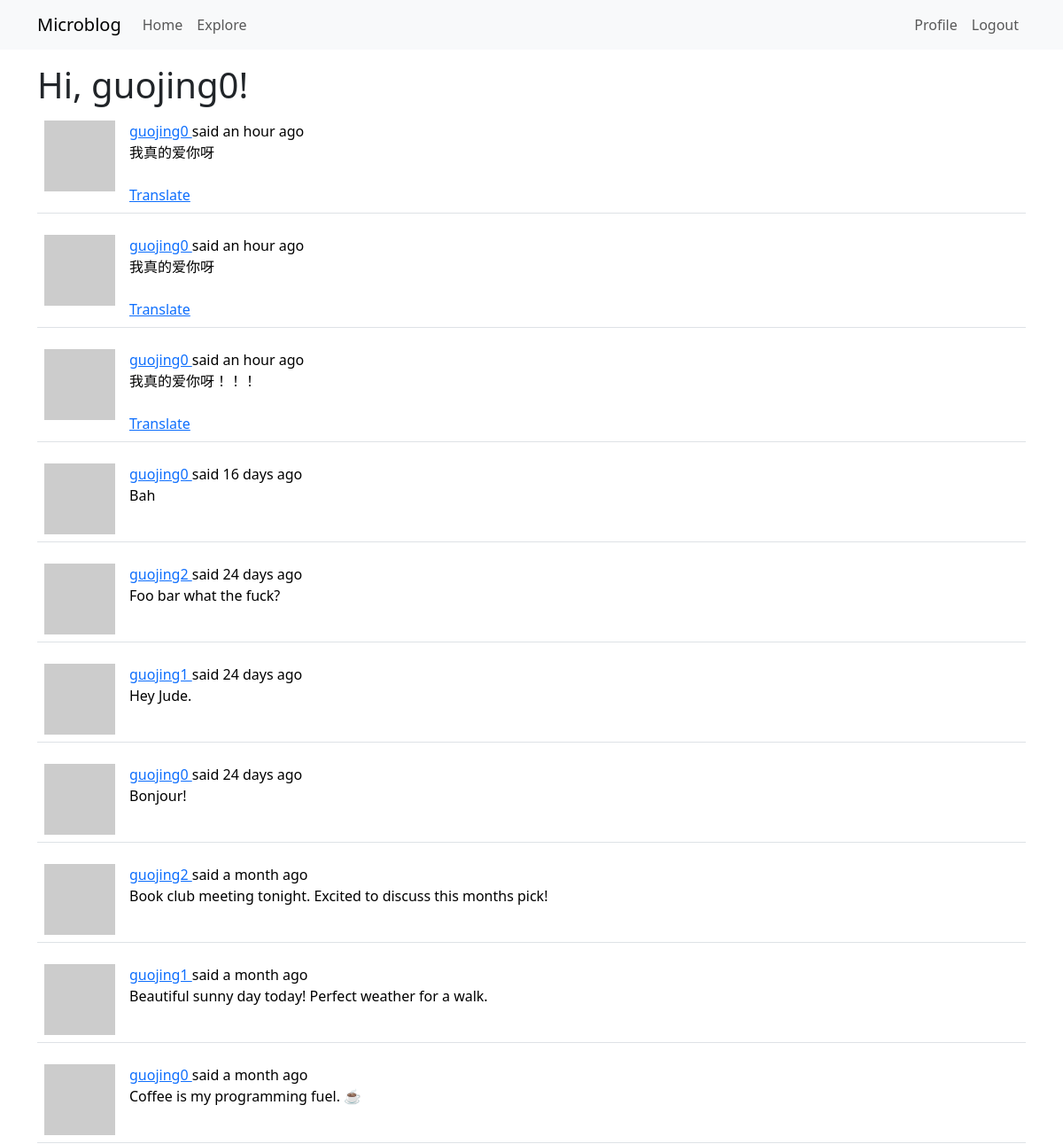
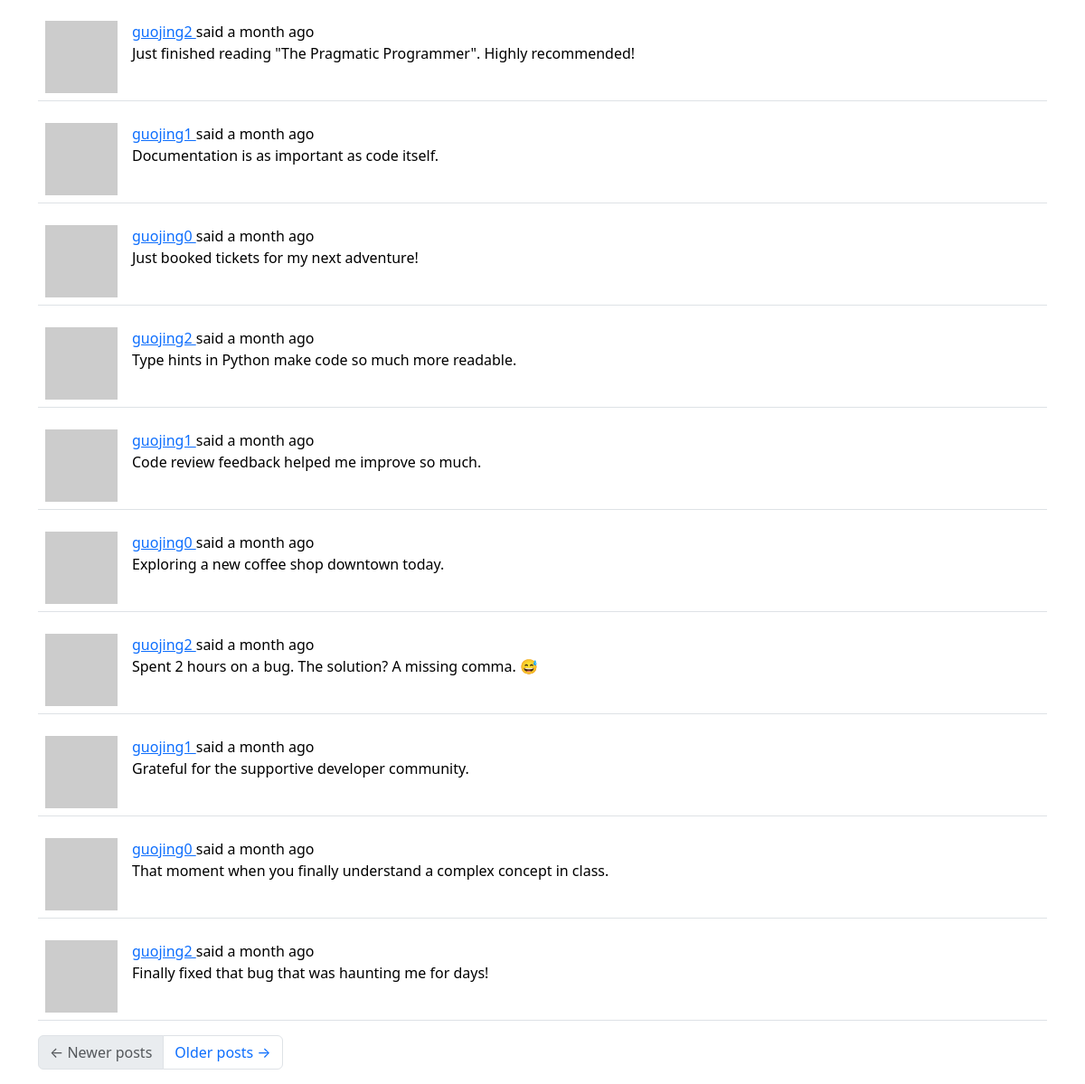
The page /explore (signed in) on the database its author committed (2 pictures, top to bottom).
### app/models.py (models this page shows, shortened)
class User(UserMixin, db.Model):
    id: orm.Mapped[int] = orm.mapped_column(primary_key=True)
    username: orm.Mapped[str] = orm.mapped_column(
        sa.String(64), index=True, unique=True
    )
    email: orm.Mapped[str] = orm.mapped_column(sa.String(120), index=True, unique=True)
    password_hash: orm.Mapped[str | None] = orm.mapped_column(sa.String(256))
    posts: orm.WriteOnlyMapped["Post"] = orm.relationship(back_populates="author")
    about_me: orm.Mapped[str | None] = orm.mapped_column(sa.String(140))
    last_seen: orm.Mapped[datetime | None] = orm.mapped_column(
        default=lambda: datetime.now(UTC)
    )
    following: orm.WriteOnlyMapped["User"] = orm.relationship(
        secondary=followers,
        primaryjoin=(followers.c.follower_id == id),
        secondaryjoin=(followers.c.followed_id == id),
        back_populates="followers",
    )
    followers: orm.WriteOnlyMapped["User"] = orm.relationship(
        secondary=followers,
        primaryjoin=(followers.c.followed_id == id),
        secondaryjoin=(followers.c.follower_id == id),
        back_populates="following",
    )
    def avatar(self, size):
        digest = md5(self.email.lower().encode("utf-8")).hexdigest()
        return f"https://www.gravatar.com/avatar/{digest}?d=identicon&s={size}"

class Post(db.Model):
    id: orm.Mapped[int] = orm.mapped_column(primary_key=True)
    body: orm.Mapped[str] = orm.mapped_column(sa.String(140))
    timestamp: orm.Mapped[datetime] = orm.mapped_column(
        index=True, default=lambda: datetime.now(UTC)
    )
    user_id: orm.Mapped[int] = orm.mapped_column(sa.ForeignKey("user.id"), index=True)
    author: orm.Mapped["User"] = orm.relationship(back_populates="posts")
    language: orm.Mapped[str | None] = orm.mapped_column(sa.String(5))

### app/routes.py (the view)
@app.route("/explore")
@login_required
def explore():
    page = request.args.get("page", 1, type=int)
    query = sa.select(Post).order_by(Post.timestamp.desc())
    posts = db.paginate(
        query, page=page, per_page=app.config["POSTS_PER_PAGE"], error_out=False
    )
    next_url = url_for("explore", page=posts.next_num) if posts.has_next else None
    prev_url = url_for("explore", page=posts.prev_num) if posts.has_prev else None
    return render_template(
        "index.html",
        title="Explore",
        posts=posts.items,
        next_url=next_url,
        prev_url=prev_url,
    )

### app/__init__.py (called while the page is built)
def get_locale_func():
    return request.accept_languages.best_match(app.config["LANGUAGES"])

### app/models.py (called while the page is built)
@login.user_loader
def load_user(id):
    return db.session.get(User, int(id))

### app/routes.py (called while the page is built)
@app.before_request
def before_request():
    if current_user.is_authenticated:
        current_user.last_seen = datetime.now(UTC)
        db.session.commit()
    g.locale = str(get_locale())

### app/templates/index.html (shortened to what this page needs)
{% extends "base.html" %}
{% import "bootstrap_wtf.html" as wtf %}
{% block content %}
    <h1>{{ _('Hi, %(username)s!', username=current_user.username) }}</h1>
    {% for post in posts %}
        {% include '_post.html' %}
    {% endfor %}
    <nav aria-label="Post navigation">
        <ul class="pagination">
            <li class="page-item{% if not prev_url %} disabled{% endif %}">
                <a class="page-link" href="{{ prev_url }}">
                    <span aria-hidden="true">&larr;</span> {{ _('Newer posts') }}
                </a>
            </li>
            <li class="page-item{% if not next_url %} disabled{% endif %}">
                <a class="page-link" href="{{ next_url }}">
                    {{ _('Older posts') }} <span aria-hidden="true">&rarr;</span>
                </a>
            </li>
        </ul>
    </nav>
{% endblock %}

### app/templates/_post.html
<table class="table table-hover">
    <tr>
        <td width="70px">
            <a href="{{ url_for('user', username=post.author.username) }}">
                <img src="{{ post.author.avatar(70) }}" />
            </a>
        </td>
        <td>
            <a href="{{ url_for('user', username=post.author.username) }}">
                {{ post.author.username }}
            </a>
            {{ _('said') }} {{ moment(post.timestamp).fromNow() }}
            <br>
            <span id="post{{ post.id }}">{{ post.body }}</span>
            {% if post.language and post.language != g.locale %}
                <br><br>
                <span id="translation{{ post.id }}">
                    <a href="javascript:translate(
                        'post{{ post.id }}',
                        'translation{{ post.id }}',
                        '{{ post.language }}',
                        '{{ g.locale }}'
                    )">{{ _('Translate') }}</a>
                </span>
            {% endif %}
        </td>
    </tr>
</table>

### rows shown on the page
Post: author.username "guojing0", timestamp "an hour ago", body "我真的爱你呀"
Post: author.username "guojing0", timestamp "an hour ago", body "我真的爱你呀"
Post: author.username "guojing0", timestamp "an hour ago", body "我真的爱你呀！！！"
Post: author.username "guojing0", timestamp "16 days ago", body "Bah"
Post: author.username "guojing2", timestamp "24 days ago", body "Foo bar what the fuck?"
Post: author.username "guojing1", timestamp "24 days ago", body "Hey Jude."
Post: author.username "guojing0", timestamp "24 days ago", body "Bonjour!"
Post: author.username "guojing2", timestamp "a month ago", body "Book club meeting tonight. Excited to discuss this months pick!"
Post: author.username "guojing1", timestamp "a month ago", body "Beautiful sunny day today! Perfect weather for a walk."
Post: author.username "guojing0", timestamp "a month ago", body "Coffee is my programming fuel. ☕"
Post: author.username "guojing2", timestamp "a month ago", body "Just finished reading \"The Pragmatic Programmer\". Highly recommended!"
Post: author.username "guojing1", timestamp "a month ago", body "Documentation is as important as code itself."
Post: author.username "guojing0", timestamp "a month ago", body "Just booked tickets for my next adventure!"
Post: author.username "guojing2", timestamp "a month ago", body "Type hints in Python make code so much more readable."
Post: author.username "guojing1", timestamp "a month ago", body "Code review feedback helped me improve so much."
Post: author.username "guojing0", timestamp "a month ago", body "Exploring a new coffee shop downtown today."
Post: author.username "guojing2", timestamp "a month ago", body "Spent 2 hours on a bug. The solution? A missing comma. 😅"
Post: author.username "guojing1", timestamp "a month ago", body "Grateful for the supportive developer community."
Post: author.username "guojing0", timestamp "a month ago", body "That moment when you finally understand a complex concept in class."
Post: author.username "guojing2", timestamp "a month ago", body "Finally fixed that bug that was haunting me for days!"
